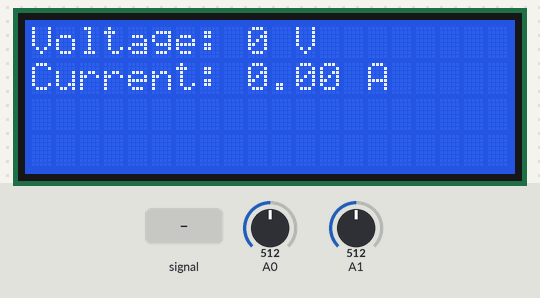
Bench run of a sketch on a simulated Arduino Uno, built with avr-gcc and run on an emulated ATmega328P. Shown: 20×4 character LCD. Inputs (shaded band) come from the test bench; at power-on: A0 = 512, A1 = 512.

Above: at 1.2 s.
1.3 s: A0 fed a 200 Hz sine of ±460 counts around its level
At 2.9 s:
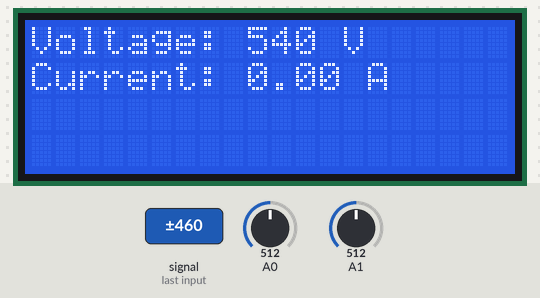
3.8 s: A0 set to 716
At 4.5 s:
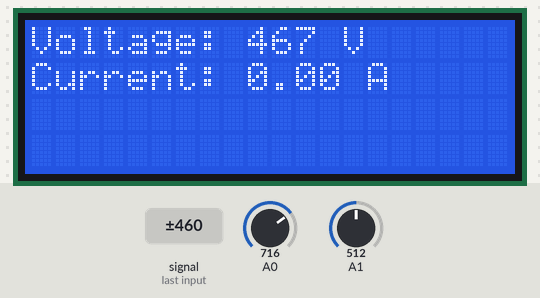
6.7 s: A1 set to 716
At 7.3 s:
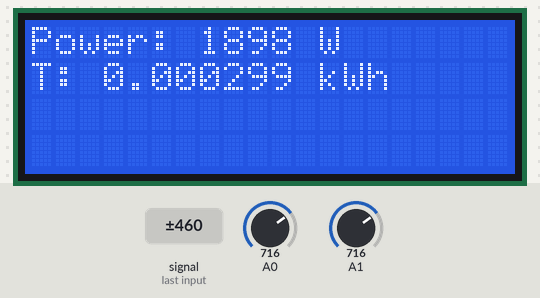
8.9 s: A1 fed a 200 Hz sine of ±81 counts around its level
At 9.6 s:
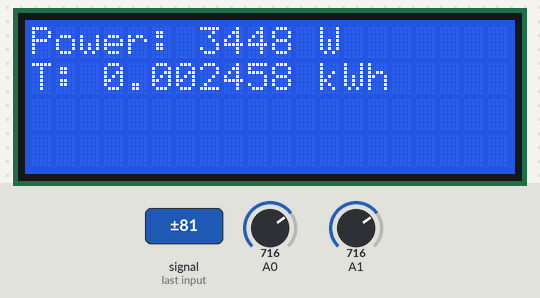
11.2 s: A0 fed a 1000 Hz sine of ±255 counts around its level
At 11.9 s:
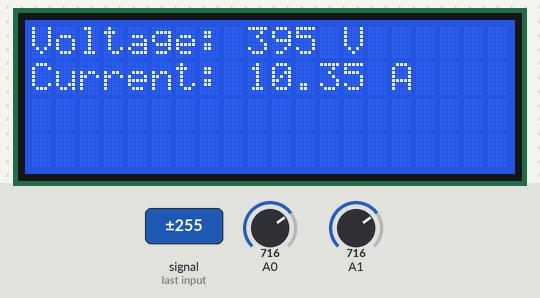
13.5 s: A1 fed a 1000 Hz sine of ±255 counts around its level
At 15.2 s:
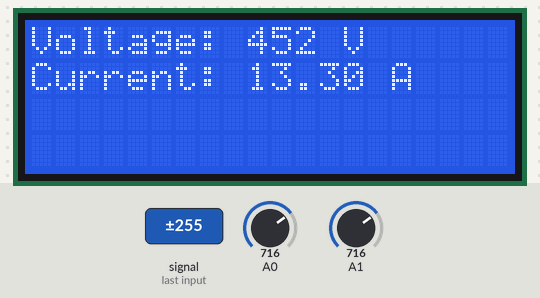
Timing chart, 0 to 16.7 s (numbered marks = the images above; inputs shaded):
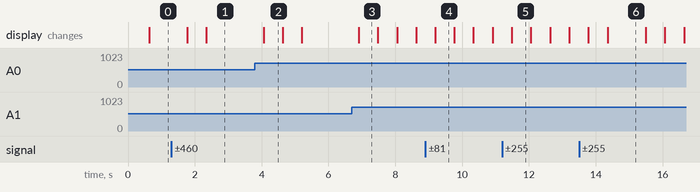

Measured:
- after the input at 1.3 s, the display: first changes after 0.47 s (image 1 shows a later state)
- after the input at 6.7 s, the display: changes after 0.21 s (image 3)
- what the display in image 2 shows lasts 0.5 s, from 4.1 s to 4.6 s
- what the display in image 6 shows lasts 1.1 s, from 14.4 s to 15.5 s

The sketch:

main.ino
```cpp
#include <LiquidCrystal_I2C.h>
#include "wattmeter.h"

LiquidCrystal_I2C lcd(0x27, 20, 4);
WattMeter wattmeter(A0, A1, 1500);

const uint16_t displayDuration = 30E3;     //  milliseconds
const uint16_t displayPageDuration = 5E3;  //  milliseconds

uint8_t displayPage = 0;
unsigned long lastDisplayEnable = 0;
unsigned long lastDisplayUpdate = 0;
bool enableDisplay = true;
float lastPower = 0;

void setup() {
  lcd.init();
  lcd.backlight();
}

void loop() {
  wattmeter.update();
  switchDisplay();
  updateDisplay();
}

void switchDisplay() {
  float currentPower = wattmeter.getPower(false);
  float powerDifference = abs(currentPower - lastPower);
  lastPower = currentPower;

  if (powerDifference >= 1.25) {
    lastDisplayEnable = millis();
    lcd.backlight();
    enableDisplay = true;
  }

  if (enableDisplay) {
    unsigned long currentMillis = millis();
    unsigned long elapsedTime;

    if (currentMillis < lastDisplayEnable) {
      elapsedTime = (2^32 - 1 - lastDisplayEnable + currentMillis);
    } else {
      elapsedTime = currentMillis - lastDisplayEnable;
    }

    uint16_t displayDurationNow = displayDuration;

    if (currentPower == 0.0) {
      displayDurationNow = displayDuration / 3;
    }

    if (elapsedTime > displayDurationNow) {
      enableDisplay = false;
      lcd.clear();
      lcd.noBacklight();
    }
  }
}

void updateDisplay() {
  if (!enableDisplay) {
    return;
  }

  unsigned long currentMillis = millis();
  unsigned long elapsedTime;

  if (currentMillis < lastDisplayUpdate) {
    elapsedTime = (2^32 - 1 - lastDisplayUpdate + currentMillis);
  } else {
    elapsedTime = currentMillis - lastDisplayUpdate;
  }

  if (elapsedTime >= displayPageDuration) {
    displayPage++;
    lastDisplayUpdate = currentMillis;
  }

  if (displayPage >= 2) {
    displayPage = 0;
  }

  lcd.setCursor(0, 0);
  switch (displayPage) {
    case 0:
      lcd.print("Voltage: ");
      lcd.print(wattmeter.getVoltageRMS(false), 0);
      lcd.print(" V      ");
      lcd.setCursor(0, 1);
      lcd.print("Current: ");
      lcd.print(wattmeter.getCurrentRMS(false), 2);
      lcd.print(" A      ");
      break;
    case 1:
      lcd.print("Power: ");
      lcd.print(wattmeter.getPower(false), 0);
      lcd.print(" W      ");
      lcd.setCursor(0, 1);
      lcd.print("T: ");
      lcd.print(wattmeter.getCumulativePower(false), 6);
      lcd.print(" kWh      ");
      break;
  }
}
```

wattmeter.h
```cpp
#include <Arduino.h>

class WattMeter {
private:
  float power;
  float currentRMS;
  float voltageRMS;

  uint8_t voltmeterPin;
  uint8_t ammeterPin;

  unsigned long previousMillis = millis();
  float cumulativePower;

  uint16_t samples;


public:
  // Constructor
  WattMeter(uint8_t voltmeterPin, uint8_t ammeterPin, uint16_t samples) : voltmeterPin(voltmeterPin), ammeterPin(ammeterPin), samples(samples) {}

  // Public methods
  float getVoltageRMS(bool rescan = true) {
    if (rescan) {
      this->read();
    }
    return this->voltageRMS;
  }

  float getCurrentRMS(bool rescan = true) {
    if (rescan) {
      this->read();
    }
    return this->currentRMS;
  }

  float getPower(bool rescan = true) {
    if (rescan) {
      this->read();
    }
    return this->power;
  }

  float getCumulativePower(bool rescan = true) {
    if (rescan) {
      this->read();
    }
    return this->cumulativePower/3.6E6;
  }

  void update(){
    read();
  }

private:
  // Private method to read voltage and current RMS values
  void read() {
    const float peakVoltage = 600 * sqrt(2);
    const float peakCurrent = 20;
    const float reciprocalSamples = 1.0f / static_cast<float>(samples);
    float totalVoltage = 0;
    float totalCurrent = 0;


    for (int i = 0; i < samples; i++) {
      float sampleVoltage = (analogRead(voltmeterPin) / 1023.0) * (2 * peakVoltage) - peakVoltage;
      float sampleCurrent = (analogRead(ammeterPin)-102.3)/(920.7-102.3) * (2 * peakCurrent) - peakCurrent;
      totalVoltage += sampleVoltage * sampleVoltage;
      totalCurrent += sampleCurrent * sampleCurrent;
    }

    this->voltageRMS = sqrt(totalVoltage * reciprocalSamples);
    this->currentRMS = sqrt(totalCurrent * reciprocalSamples) - 0.0225;

    // Calculate power assuming resistive load (P = Vrms * Irms)


    // If voltage is too low, consider it as 0
    if (this->voltageRMS <= 5.0) {
      this->voltageRMS = 0.0;
    }

    if (this->currentRMS <= 0.05) {
      this->currentRMS = 0.0;
    }
    this->power = this->voltageRMS * this->currentRMS;
    updateCumulativePower();
  }


  void updateCumulativePower() {
    unsigned long currentMillis = millis();


    // Calculate time elapsed since last update
    unsigned long elapsedTime;
    if(currentMillis < previousMillis){
      elapsedTime = (2^32-1-previousMillis+currentMillis);
    }
    else{
      elapsedTime = currentMillis - previousMillis;
    }
    // Update previousMillis
    previousMillis = currentMillis;

    // Calculate energy consumption (in watt-seconds) since last update
    float energy = power * (elapsedTime / 1000.0); // Convert milliseconds to seconds

    // Add energy to cumulative power
    this->cumulativePower += energy;
  }
};
```
